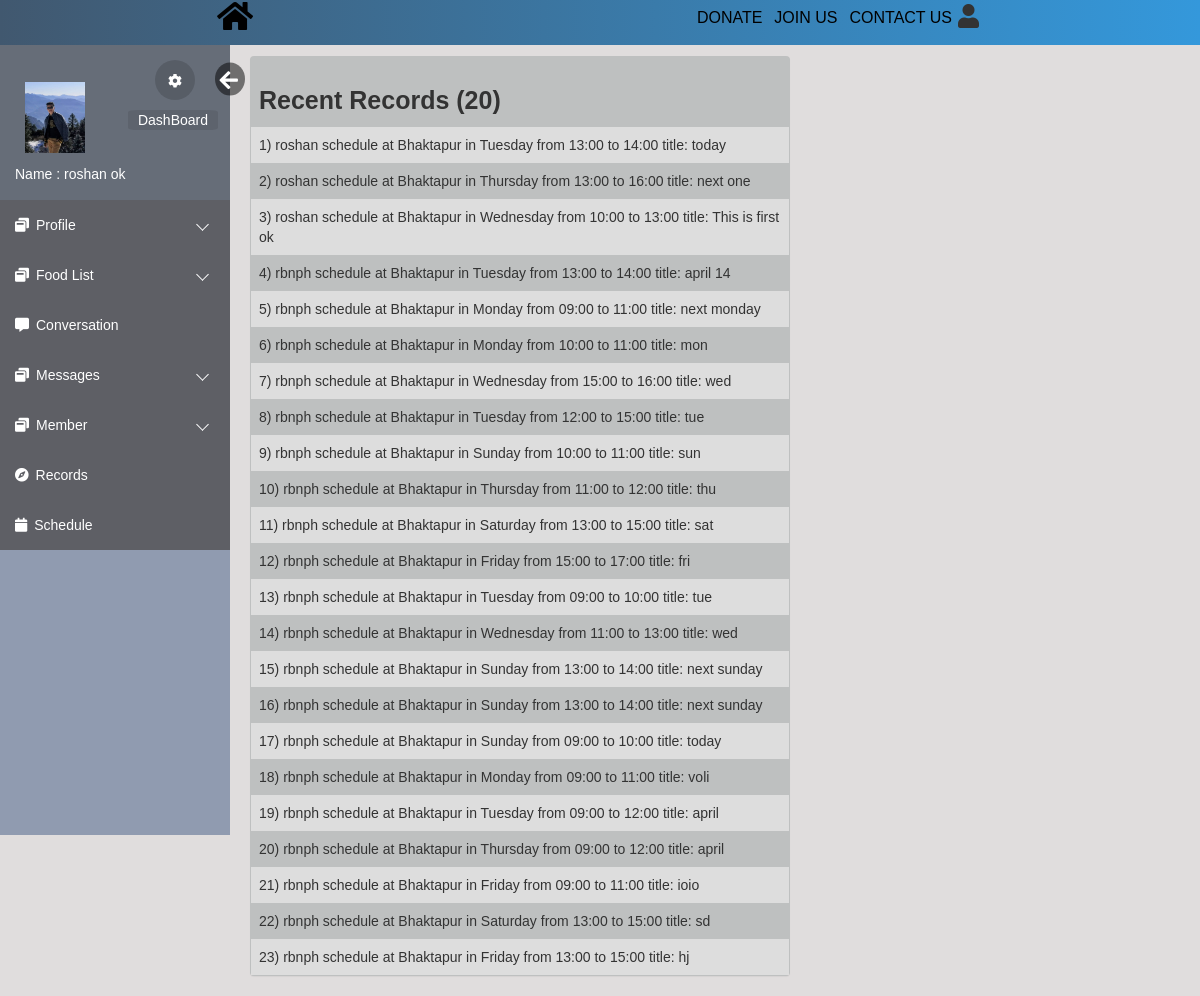
Screenshot of /html/records.php (signed in) with the database file from the repository.
### tables this page shows
CREATE TABLE `records` (
  `record_id` int(10) UNSIGNED NOT NULL,
  `description` varchar(100) DEFAULT NULL,
  `reg_id` int(10) UNSIGNED DEFAULT NULL,
  `date` datetime NOT NULL DEFAULT current_timestamp()
);

### html/records.php (the view, shortened to what this page needs)
<!DOCTYPE html>
<html lang="en">
<head>
    <link rel="stylesheet" href="https://maxcdn.bootstrapcdn.com/bootstrap/3.3.6/css/bootstrap.min.css">
    <link rel="stylesheet" href="https://maxcdn.bootstrapcdn.com/font-awesome/4.6.3/css/font-awesome.min.css">
    <link rel="stylesheet" href="../css/loginindex.css">
    <link rel="stylesheet" href="css/editprofile.css">
    <link rel="stylesheet" href="css/index.css">
    <link rel="stylesheet" href="https://use.fontawesome.com/releases/v5.3.1/css/all.css">
</head>
<body>
    <div class="navbars">
        <div class="nav0">
            <a href="../index.html"><i class="fa fa-home fa-2x" aria-hidden="true"></i></a>
        </div>
        <div class="navbars1">
            <div class="nav3"><i class="fa fa-user fa-3x"></i>
            </div>
            <div class="nav4"><a href="">CONTACT US</a></div>
            <div class="nav2"><a href="login.php">JOIN US</a></div>
            <div class="nav1"><a href="">DONATE</a></div>
        </div>
    </div>
    <div class="body_wrapper">
        <div class="sidemenu" id="mySidebar">
            <ul>
                <div class="me userBg">
                <div class="images">
                    <img style="margin-top:22px" src="files/<?php if($_SESSION['pic']==null){echo 'user.png';}else{ echo $_SESSION['pic'];}?>" width="60";>
                    </div>
                    <div class="myinfo">
                        <p class="name">Name :<?php echo $_SESSION['name']?></p>
                    </div>
                    <button class="setting">
                        <a href="editprofile.php"><i class="fa fa-cog" aria-hidden="true"></i></a>
                    </button>
                    <a id="hide" href="#" onclick="closeNav()"><i class="fa fa-arrow-left" aria-hidden="true"></i></a>
                    <button class="cloud">
                        <a href="index.php">DashBoard</a>
                    </button>
                </div>
                <li class="dropdown">
                    <a href="#"><span class="icon"><i class="fa fa-window-restore"></i></span><span>Profile</span></a>
                </li>
                <li class="dropdown">
                    <a href="#"><span class="icon"><i class="fa fa-window-restore"></i></span><span>Food List</span></a>
                </li>
                <li><a href="chat.php"><span class="icon"><i class="fa fa-commenting"></i></span><span>Conversation</span></a></li>
                <li class="dropdown ">
                    <a href="#"><span class="icon"><i class="fa fa-window-restore"></i></span><span>Messages</span></a>
                </li>
                <li class="dropdown">
                    <a href="#"><span class="icon"><i class="fa fa-window-restore"></i></span><span>Member</span></a>
                    </li>
                <li><a href="records.php"><span class="icon"><i class="fa fa-compass"></i></span><span>Records</span></a></li>
                <li><a href="schedule.php"><span class="icon"><i class="fa fa-calendar"></i></span><span>Schedule</span></a></li>
            </ul>
        </div>
        <div class="container">
            <div class="col-md-6 col-sm-9 contains">
                <div class="panel profile-panel">
                    <table>
	<tr>
		<td><b style="font-size:25px">Recent Records (20)</b></td>
	</tr>
    <?php
    $count=1;
    require_once("DBConnect.php");
        $sql = "SELECT * from records ";
	$result = $conn-> query($sql);
	if($result-> num_rows >0){
        if($result-> num_rows>20){
            $del1=$result-> num_rows-20;
            $del_count=0;
            while($del_count<$del1){
                $row = $result-> fetch_assoc();
                $record_ids=$row["record_id"];
               $sql0= "DELETE FROM `records` WHERE `record_id`='$record_ids'";
               require_once("DBConnect.php");
               mysqli_query($conn, $sql0);
               $del_count++;
            }}
            $sql = "SELECT * from records ORDER BY `date` DESC ";
            $result = $conn-> query($sql);
		while($row = $result-> fetch_assoc()){
    echo "<tr><td>".$count.") ".$row["description"]."</td></tr>";
            $count++;
				}}
        echo "</table>";
        ?>
                </div>
            </div>
        </div>
    </div>
</body>
</html>

### css/loginindex.css (style rules this page uses)
* { margin: 0; padding: 0; font-family: sans-serif; list-style: none; text-decoration: none; }
.me #hide, .me #show { position: absolute; transform: scale(1.5); right: -60px; bottom: 95px; width: 20px; padding-top: 2px; padding-left: 3px; color: #FFF; border-radius: 0%; border-style: initial; border-radius: 50%; background: rgba(0, 0, 0, 0.5); }
#mySidebar { transition: 0.4s; }

### html/css/editprofile.css (style rules this page uses)
.sidemenu { float: left; }
.me { position: relative; width: calc(100% - 50px); height: 140px; padding: 15px 25px; margin-bottom: 15px; }
.me .setting { position: absolute; right: -15px; bottom: 85px; width: 40px; height: 40px; padding-top: 2px; color: #FFF; border-radius: 100%; border-style: none; background: rgba(0, 0, 0, 0.15); }
.me .setting a, .me .cloud a { color: #fff; }
.me .cloud { position: absolute; right: -38px; bottom: 55px; height: 20px; color: #FFF; border-style: none; border-radius: 10%; background: rgba(0, 0, 0, 0.09); }
.me .cloud a { padding: 15px 10px 15px 10px; }
.me .myinfo { position: absolute; left: 40px; bottom: 1px; font-size: 14px; color: #FFF; }
.myinfo .name { margin: 0 0 0 -25px; }
.profile-panel { margin-top: 2%; background-color: rgb(190, 192, 192); }
.navbars { display: flex; flex-direction: row; flex-wrap: wrap-reverse; font-size: 1.1rem; justify-content: space-around; background: #2c3e50; background: -webkit-linear-gradient(to left, #3498db, #41586f); background: linear-gradient(to left, #3498db, #41586f); padding-top: 10px; height: 45px; }
.navbars1 { display: flex; flex-direction: row-reverse; flex-wrap: wrap-reverse; font-size: 1.1rem; }
.navbars a { text-decoration: none; color: black; font-size: 1.6rem; font-family: 'Franklin Gothic Medium', 'Arial Narrow', Arial, sans-serif; padding: 6px; }
.navbars>div { margin: 2px; margin-bottom: 10px; margin-right: 1%; margin-top: 4px; text-align: center; font-size: 0.8rem; z-index: 999; }
.navbars .nav3, .navbars .nav0 { margin-top: -3px; cursor: pointer; position: relative; z-index: 3; }

### html/css/index.css (style rules this page uses)
*, *::after, *::before { padding: 0px; margin: 0px; box-sizing: border-box; }
body { font-family: "Quicksand", "SolaimanLipi", sans-serif; font-size: 14px; }
.body_wrapper { width: 100%; height: 100%; background: #e0dddd; overflow: hidden; }
.sidemenu { float: left; width: 230px; height: calc(100vh - 10px); background: #909bb0; scrollbar-width: none; }
.sidemenu>ul { background: #666d78; }
.sidemenu>ul>li>a { display: block; position: relative; color: #fff; text-decoration: none; padding: 15px; background: rgba(87, 83, 83, 0.5); }
.sidemenu>ul>li>a>span { margin-right: 7px; }
.sidemenu>ul>.dropdown>a { position: relative; display: block; }
.sidemenu>ul>.dropdown>a::after { content: ""; position: absolute; top: 40%; right: 10%; display: block; height: 9px; width: 9px; border-left: 1px solid #fff; border-bottom: 1px solid #fff; transition: 0.5s; transform: rotate(-45deg); }

### html/records.php (style rules this page uses)
.panel table { margin-top: 18px; font-family: arial, sans-serif; border-collapse: collapse; width: 100%; }
.panel td, .panel th { border: 0px solid #dddddd; text-align: left; padding: 8px; }
.panel tr:nth-child(even) { background-color: #dddddd; }
@media only screen and (max-width: 1300px) { .panel td,.panel th { font-size: 14px; } }
.contains { margin-left:5px; }

### rows the page displays
records: description "roshan schedule at Bhaktapur in Tuesday from 13:00 to 14:00 title: today"
records: description "roshan schedule at Bhaktapur in Thursday from 13:00 to 16:00 title: next one"
records: description "roshan schedule at Bhaktapur in Wednesday from 10:00 to 13:00 title: This is first ok"
records: description "rbnph schedule at Bhaktapur in Tuesday from 13:00 to 14:00 title: april 14"
records: description "rbnph schedule at Bhaktapur in Monday from 09:00 to 11:00 title: next monday"
records: description "rbnph schedule at Bhaktapur in Monday from 10:00 to 11:00 title: mon"
records: description "rbnph schedule at Bhaktapur in Wednesday from 15:00 to 16:00 title: wed"
records: description "rbnph schedule at Bhaktapur in Tuesday from 12:00 to 15:00 title: tue"
records: description "rbnph schedule at Bhaktapur in Sunday from 10:00 to 11:00 title: sun"
records: description "rbnph schedule at Bhaktapur in Thursday from 11:00 to 12:00 title: thu"
records: description "rbnph schedule at Bhaktapur in Saturday from 13:00 to 15:00 title: sat"
records: description "rbnph schedule at Bhaktapur in Friday from 15:00 to 17:00 title: fri"
records: description "rbnph schedule at Bhaktapur in Tuesday from 09:00 to 10:00 title: tue"
records: description "rbnph schedule at Bhaktapur in Wednesday from 11:00 to 13:00 title: wed"
records: description "rbnph schedule at Bhaktapur in Sunday from 13:00 to 14:00 title: next sunday"
records: description "rbnph schedule at Bhaktapur in Sunday from 13:00 to 14:00 title: next sunday"
records: description "rbnph schedule at Bhaktapur in Sunday from 09:00 to 10:00 title: today"
records: description "rbnph schedule at Bhaktapur in Monday from 09:00 to 11:00 title: voli"
records: description "rbnph schedule at Bhaktapur in Tuesday from 09:00 to 12:00 title: april"
records: description "rbnph schedule at Bhaktapur in Thursday from 09:00 to 12:00 title: april"
records: description "rbnph schedule at Bhaktapur in Friday from 09:00 to 11:00 title: ioio"
records: description "rbnph schedule at Bhaktapur in Saturday from 13:00 to 15:00 title: sd"
records: description "rbnph schedule at Bhaktapur in Friday from 13:00 to 15:00 title: hj"

### other values shown
$_SESSION['name'] "roshan ok"
